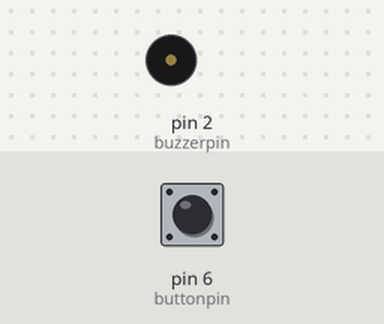
Bench run of a sketch on a simulated Arduino Uno, built with avr-gcc and run on an emulated ATmega328P. Shown: buzzer (waves = sounding, pin HIGH). The inputs (shaded band) are chosen by the test bench; at power-on: pin 6 (buttonpin) LOW.

Above: at 1.2 s.
1.3 s: pin 6 (buttonpin) pulled HIGH for 0.15 s
At 6.31 s:
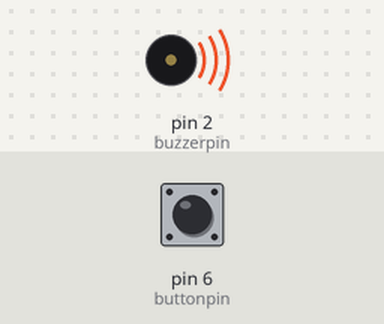
7.4 s: pin 6 (buttonpin) pulled HIGH for 1 s
11.4 s: pin 6 (buttonpin) pulled HIGH for 3.2 s
At 12.41 s:
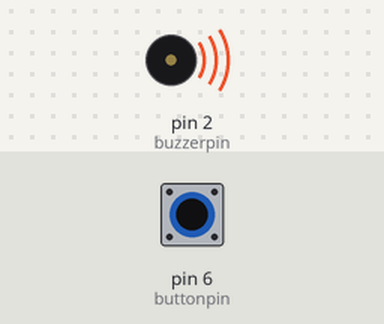
Timing chart, 0 to 19.2 s (numbered marks = the images above; inputs shaded):
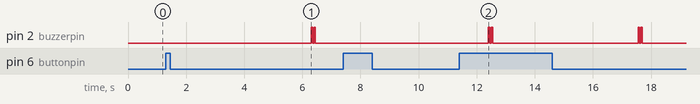

Measured:
- after the input at 1.3 s, pin 2 (buzzerpin): alternates HIGH for 0.05 s and LOW for 0.05 s, 4 changes in all, then stays LOW, starting after 5.0 s
- after the input at 7.4 s, every drawn part: stays the same

The sketch:

Spieltimer.ino
```cpp
const int buttonpin = 6;
const int buzzerpin = 2;
int buttonstate = 0;
void setup() {
  pinMode(buttonpin, INPUT);
  pinMode(buzzerpin, OUTPUT);
}

void loop() {
  buttonstate = digitalRead(buttonpin);
  if (buttonstate == HIGH) {
    delay(5000);
    digitalWrite(buzzerpin, HIGH);
    delay(50);
    digitalWrite(buzzerpin, LOW);
    delay(50);
    digitalWrite(buzzerpin, HIGH);
    delay(50);
    digitalWrite(buzzerpin, LOW);
  }
}
```
